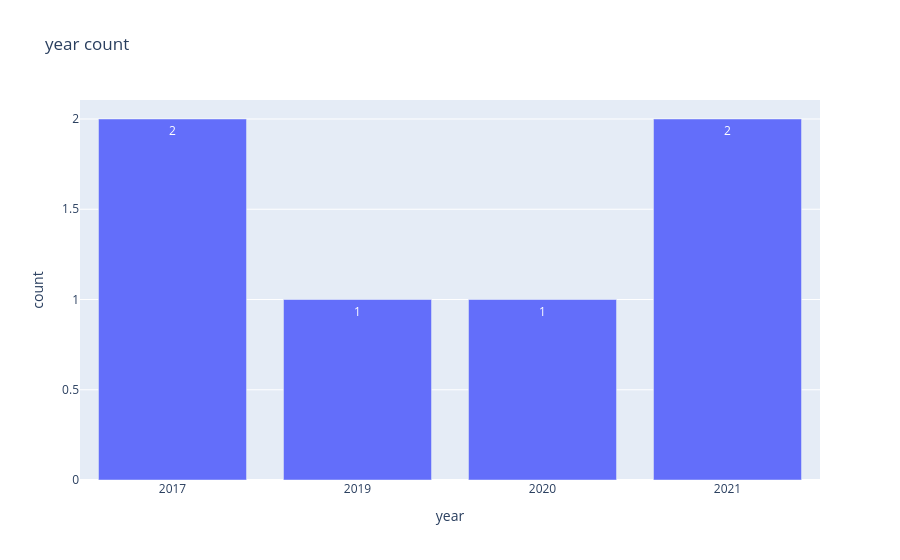

Source (notebook cell):
### Code cell
fig = px.bar(
    x=df2.index,
    y=df2["grade"],
    title = "year count",
    labels={"x" : "year", "y" : "count"},
    text = df2["grade"]
)

fig.show()

### Figure 1 — Plotly figure (JSON) as saved in the notebook; plotly's stock layout.template omitted (floating-point values rounded to 4 significant figures)
{"data": [{"alignmentgroup": "True", "hovertemplate": "year=%{x}<br>count=%{y}<br>text=%{text}<extra></extra>", "legendgroup": "", "marker": {"color": "#636efa", "pattern": {"shape": ""}}, "name": "", "offsetgroup": "", "orientation": "v", "showlegend": false, "text": [2, 1, 1, 2], "textposition": "auto", "type": "bar", "x": ["2017", "2019", "2020", "2021"], "xaxis": "x", "y": [2, 1, 1, 2], "yaxis": "y"}], "layout": {"barmode": "relative", "legend": {"tracegroupgap": 0}, "title": {"text": "year count"}, "xaxis": {"anchor": "y", "domain": [0, 1], "title": {"text": "year"}}, "yaxis": {"anchor": "x", "domain": [0, 1], "title": {"text": "count"}}}}
